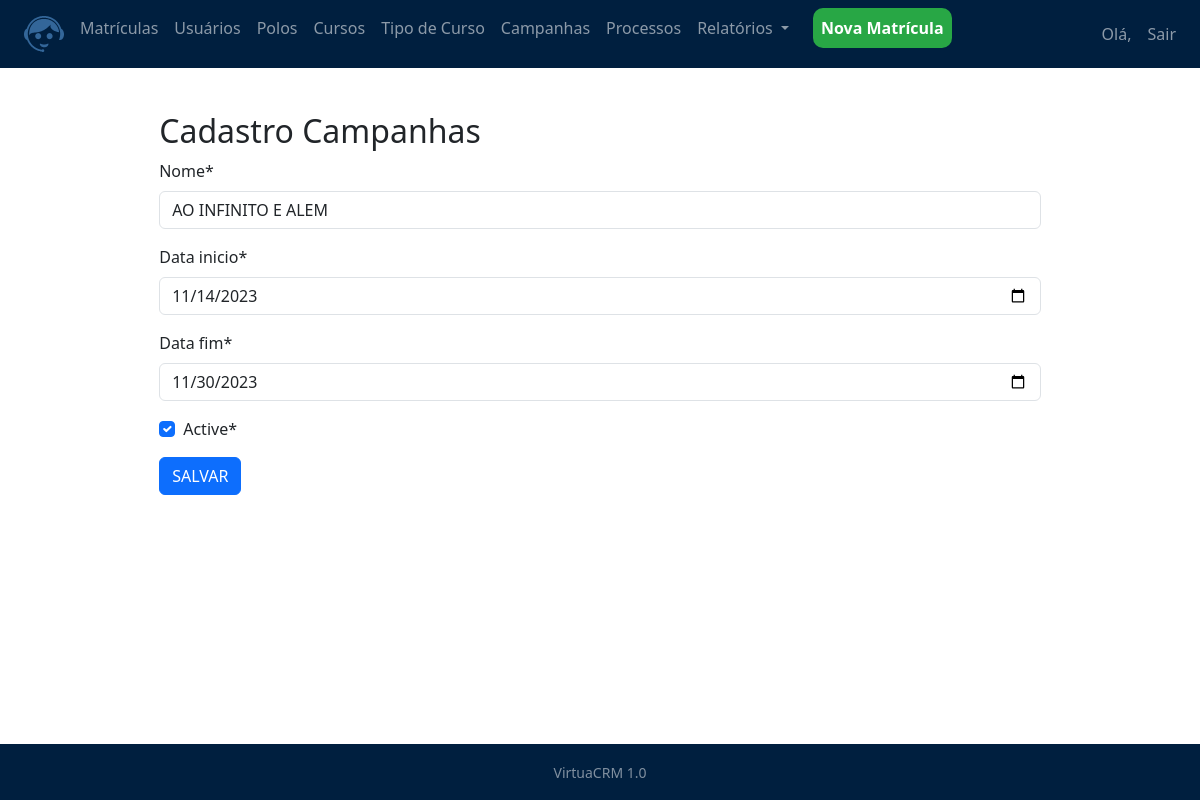
Before: /matriculas/campanhas/1 (signed in) with the older database file.
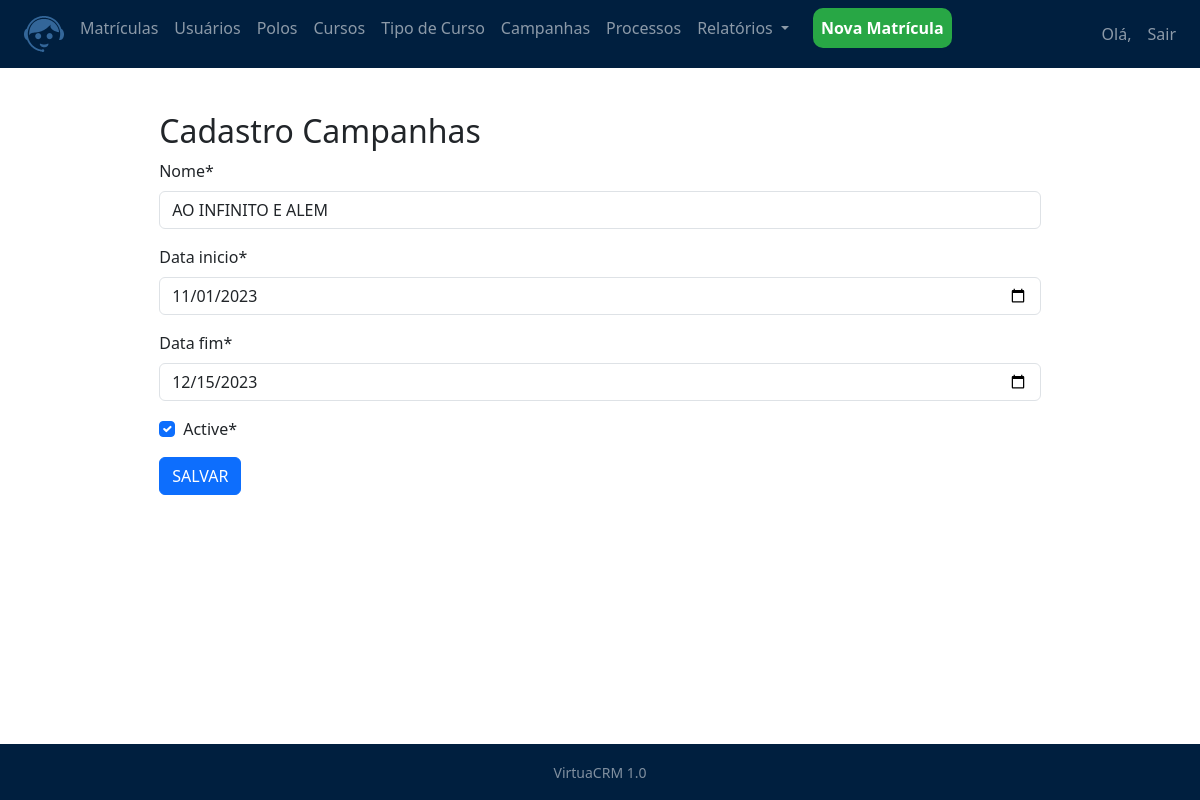
After: the same page with the newer database file.
### matriculas/models.py (models this page shows, shortened)
class cad_campanhas(models.Model):
    nome = models.CharField(max_length=100)
    data_inicio = models.DateTimeField()
    data_fim = models.DateTimeField()
    create_date = models.DateTimeField(auto_now_add=True)
    update_date = models.DateTimeField(auto_now=True)
    active = models.BooleanField(default=True)
    class Meta:
        db_table = 'campanhas'

### matriculas/views.py (the view, shortened to what this page needs)
# urls.py: path('campanhas/<int:id>', CampanhaUpdateView.as_view(), name='campanha_update'),
class CampanhaUpdateView(LoginRequiredMixin, UpdateView):
    template_name = 'matriculas/campanha_new.html'
    form_class = CampanhaForm
    def get_object(self):
        id = self.kwargs.get('id')
        return get_object_or_404(cad_campanhas, id=id)  # Retorna o objeto consultor a partir do id

### matriculas/forms.py
class CampanhaForm(forms.ModelForm):
    nome = forms.CharField()
    data_inicio = forms.DateField(widget=DateInput())
    data_fim = forms.DateField(widget=DateInput())
    active = forms.BooleanField()
    class Meta:
        model = cad_campanhas
        fields = (
            'nome',
            'data_inicio',
            'data_fim',
            'active',
        )

### matriculas/templates/matriculas/campanha_new.html (shortened to what this page needs)
{% extends 'model-page.html'%}
{% load crispy_forms_tags %}
{% load static %}
{% block content %}
<link rel="stylesheet" type="text/css" href="{% static 'css/matnew.css' %}">
<div class="centered-form">
    <h2> Cadastro Campanhas</h2>
        <div>
            <form method="POST">{% csrf_token %}
                {{ form|crispy}}
                <button type="submit" class="btn btn-primary">SALVAR</button>
            </form>
        </div>
</div>
{%endblock%}

Changed rows visible on the page:
changed cad_campanhas "AO INFINITO E ALEM": data_inicio "11/14/2023" → "11/01/2023"; data_fim "11/30/2023" → "12/15/2023"
